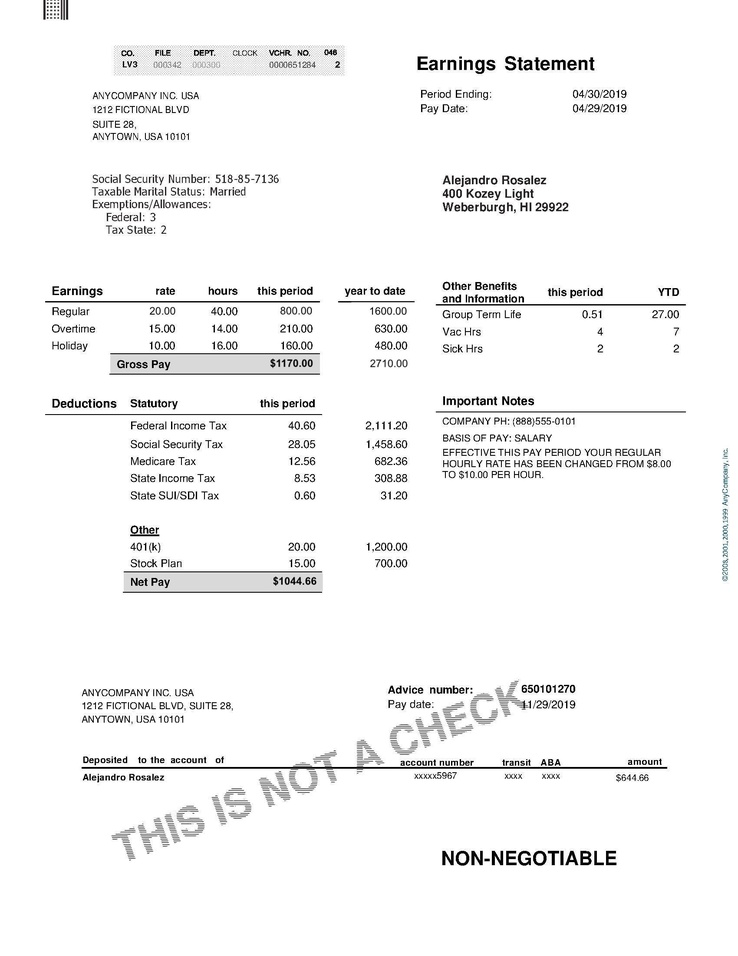
#> input picture tempresaved.jpg, 738 x 956 px, shrunk from 1700 x 2200 before the run
$ python -i ela.py   (imports and definitions only)
#> lines starting #> are read from the running program, lines starting #| are printed output that depends on the picture
"""Error Level Analysis (ELA) preprocessing module.

This module centralizes ELA image preprocessing to ensure training, inference (local and SageMaker),
and Streamlit app all use identical preprocessing logic. ELA detects image forgeries by analyzing
compression level differences within JPEG images.

Changelog:
    - v2: Added in-memory BytesIO processing (no disk I/O) for thread-safety and ~4x speedup.
    - v2: Added multi-quality ELA support for more robust tampering detection.
    - v2: Added PIL Image input support (no file path required).

Usage:
    from ela import convert_to_ela_image
    ela_image = convert_to_ela_image("path/to/image.jpg", quality=90)

    # Multi-quality ELA (new):
    from ela import convert_to_ela_image_multi
    ela_images = convert_to_ela_image_multi("path/to/image.jpg", qualities=[70, 80, 90, 95])
"""
import io
from PIL import Image, ImageChops, ImageEnhance


def convert_to_ela_image(path_or_image, quality: int = 90) -> Image.Image:
    """Convert a JPEG image to Error Level Analysis (ELA) representation.

    ELA works by re-encoding the image at a specified quality level, then comparing
    the original and re-encoded versions. Areas with identical compression are shown
    as black; areas that differ (potentially tampered) show as color gradients.

    OPTIMIZED: Uses in-memory BytesIO buffer instead of disk I/O.
    - ~4x faster than disk-based approach
    - Thread-safe (no shared temp files)
    - No filesystem cleanup needed

    Args:
        path_or_image: Either a file path (str) or a PIL Image to process.
        quality: JPEG quality for re-encoding (0-100). Default 90 matches training data.

    Returns:
        PIL Image in RGB mode with ELA visualization. Brightness-enhanced for visibility.

    Notes:
        - Assumes input is JPEG format (lossy compression required for ELA).
        - Uses in-memory buffer (no temp files created).
    """
#> called with path_or_image = 'tempresaved.jpg', quality = 90
    # Support both file path and PIL Image input
    if isinstance(path_or_image, str):
        im = Image.open(path_or_image).convert('RGB')
#> im is the input picture: PIL image 738x956 RGB; mean R, G, B 245.4, 245.5, 245.5
    else:
        im = path_or_image.convert('RGB')

    # In-memory re-encoding: avoids disk I/O entirely
    buffer = io.BytesIO()
    im.save(buffer, 'JPEG', quality=quality)
    buffer.seek(0)
    resaved_im = Image.open(buffer)

    ela_im = ImageChops.difference(im, resaved_im)
    extrema = ela_im.getextrema()
#> extrema = ((0, 22), (0, 22), (0, 22))
    max_diff = max([ex[1] for ex in extrema])
#> max_diff = 22
    if max_diff == 0:
        max_diff = 1
    scale = 255.0 / max_diff
#> scale = 11.59
    ela_im = ImageEnhance.Brightness(ela_im).enhance(scale)
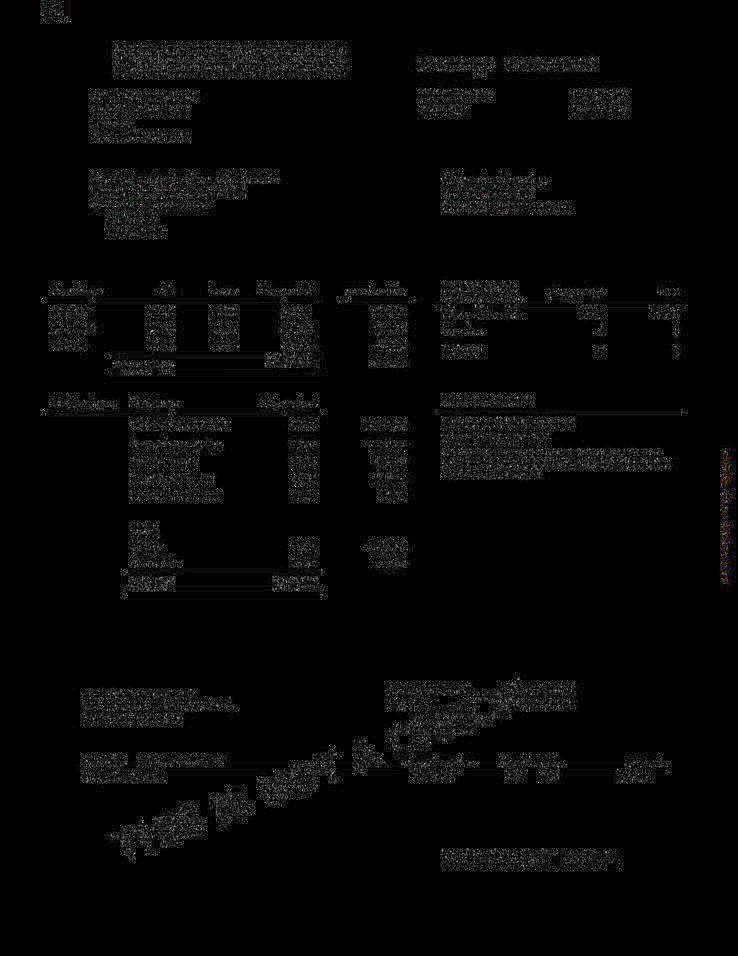
#> ela_im: PIL image 738x956 RGB; mean R, G, B 6, 6, 6

    im.close()
    resaved_im.close()
    buffer.close()
    return ela_im


def convert_to_ela_image_multi(path_or_image, qualities: list = None) -> dict:
    """Multi-quality ELA: compute ELA at multiple compression levels.

    Different tampering techniques leave artifacts at different compression levels.
    Running ELA at multiple qualities provides a more robust detection signal.

    Args:
        path_or_image: Either a file path (str) or a PIL Image.
        qualities: List of JPEG quality levels. Default [70, 80, 90, 95].

    Returns:
        Dict mapping quality level to ELA PIL Image.
        Example: {70: <Image>, 80: <Image>, 90: <Image>, 95: <Image>}
    """
    if qualities is None:
        qualities = [70, 80, 90, 95]

    results = {}
    for q in qualities:
        results[q] = convert_to_ela_image(path_or_image, quality=q)
    return results

>>> result = convert_to_ela_image('tempresaved.jpg')
